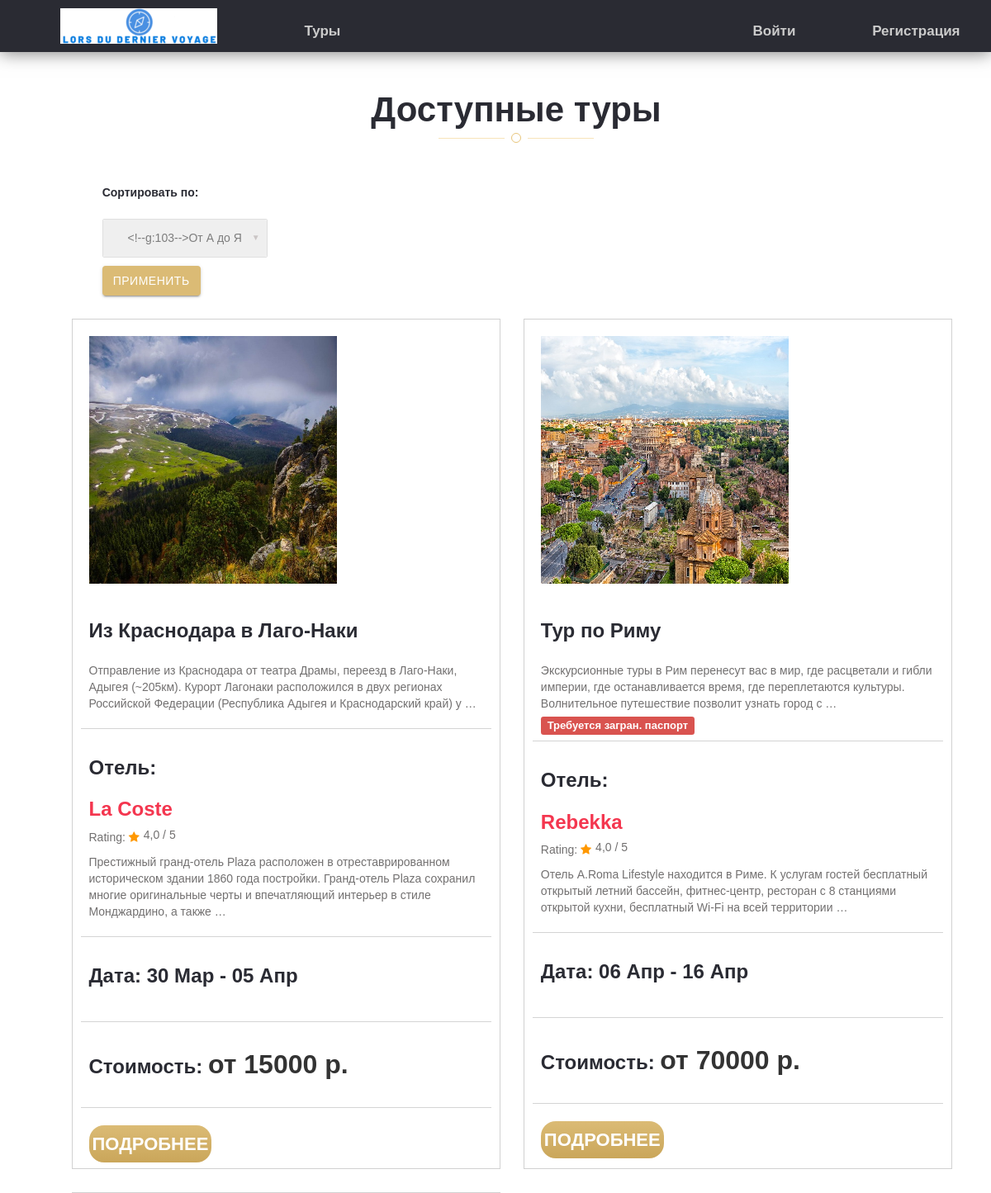
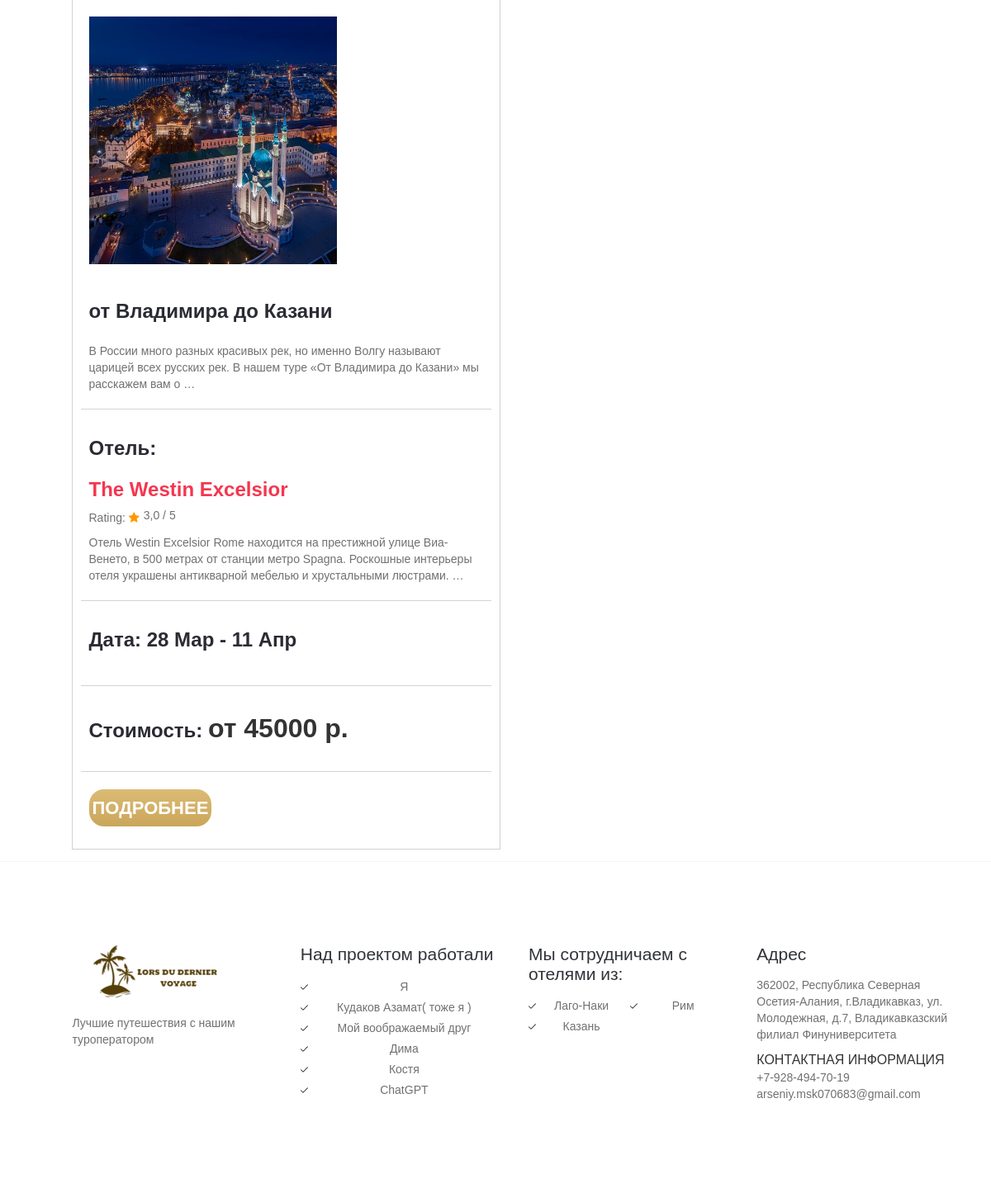
The page /tours/name on the database as committed earlier (2 pictures, top to bottom).
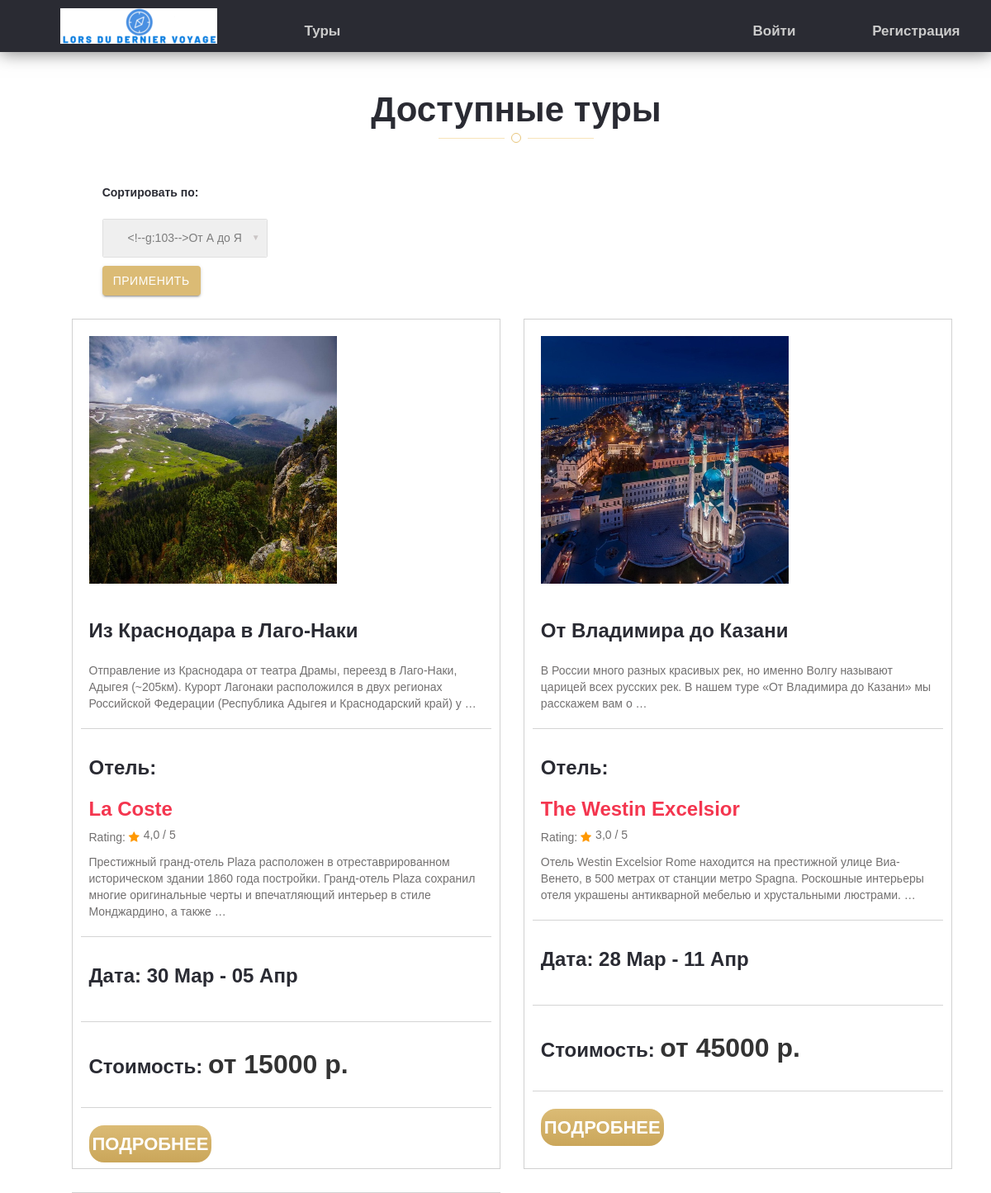
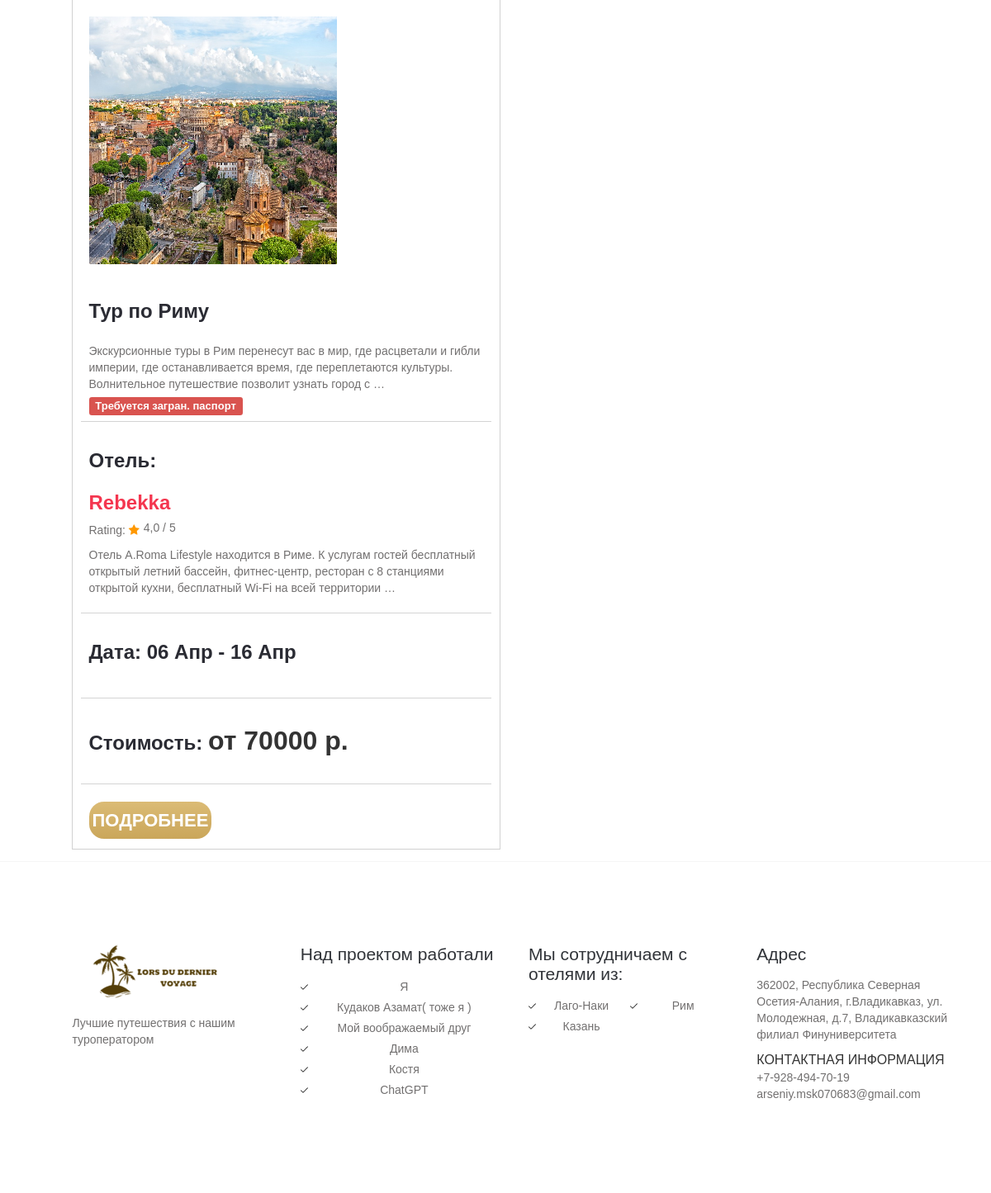
The same page on the database as committed later (2 pictures, top to bottom).
### tours/models.py (models this page shows, shortened)
class Tours(models.Model):
    name = models.CharField(max_length=255, verbose_name='Название')
    slug = models.SlugField(max_length=255, verbose_name='slug')
    description = models.TextField(verbose_name='Описание')
    city = models.CharField(max_length=255, verbose_name='Город/место')
    duration_days = models.IntegerField(verbose_name='длительность (дней)')
    max_adults = models.IntegerField(validators=[min_valid], verbose_name='максимум взрослых')
    max_kids = models.IntegerField(validators=[min_valid], verbose_name='масксимум детей')
    base_price = models.IntegerField(validators=[min_valid], verbose_name='Базовая стоимость')
    need_inter_pass = models.BooleanField(verbose_name='Нужен загранпаспорт')
    transit_in = models.OneToOneField(Transit, on_delete=models.PROTECT, related_name='transit_in_relate', verbose_name='Транспорт туда')
    transit_back = models.OneToOneField(Transit, on_delete=models.PROTECT, related_name='transit_back_relate', verbose_name='Транспорт обратно')
    main_image = models.ImageField(upload_to=tour_main_photo_location, verbose_name='Изображение', blank=True)
    hotel = models.ForeignKey(to=Hotels, on_delete=models.PROTECT, verbose_name='Отель')
    def get_absolute_url(self):
        return reverse('tour_details', kwargs={'tour_slug': self.slug})
    def __str__(self):
        return self.name
    class Meta:
        ordering = ['name']
        verbose_name = 'Тур'
        verbose_name_plural = 'Туры'

class Hotels(models.Model):
    name = models.CharField(max_length=255, verbose_name='Название')
    slug = models.SlugField(max_length=255, verbose_name='slug')
    description = models.TextField(verbose_name='Описание')
    contact_info = models.CharField(max_length=100, verbose_name='Контактная информация')
    city = models.CharField(max_length=50, verbose_name='Город')
    rating = models.FloatField(validators=[min_valid], verbose_name='Рейтинг')
    food = models.CharField(max_length=50, verbose_name='Питание')
    main_image = models.ImageField(upload_to=hotel_main_photo_location, verbose_name='Изображение', blank=True)
    def get_absolute_url(self):
        return reverse('hotel_details', kwargs={'hotel_slug': self.slug})
    class Meta:
        ordering = ['name']
        verbose_name = 'Отель'
        verbose_name_plural = 'Отели'

class Transit(models.Model):
    transit_id = models.CharField(max_length=255, verbose_name='Идентификатор транспорта')
    start_place = models.CharField(max_length=255, verbose_name='Начальная точка')
    end_place = models.CharField(max_length=255, verbose_name='Конечная точка')
    start_datetime = models.DateTimeField(verbose_name='Начальное время')
    end_datetime = models.DateTimeField(verbose_name='Конечное время')
    class Meta:
        verbose_name = 'Транспорт'
        verbose_name_plural = 'Транспорт'

### tours/views.py (the view, shortened to what this page needs)
# urls.py: path('tours/<str:ordering>', ToursView.as_view(), name='tours'),
class ToursView(DataMixin, ListView):
    model = Tours
    template_name = 'tours/tours.html'
    context_object_name = 'tours'
    def get_queryset(self):
        return Tours.objects.all().select_related('hotel').select_related('transit_in').select_related('transit_back')
    def get_context_data(self, *, object_list=None, **kwargs):
        context = super(ToursView, self).get_context_data(**kwargs)
        ord = self.request.GET.get('ordering')
        if not ord:
            ord = 'name'
        dop_context = {
            'title': 'Доступные туры',
            'ordering': ord
        }
        c_def = self.get_user_context(**dop_context)
        context = dict(list(context.items()) + list(c_def.items()))
        return context

### tours/mixin.py (called while the page is built)
    def get_user_context(self, **kwargs):
        context = kwargs
        cities = Hotels.objects.all()[:6]
        context['cities'] = cities
        return context

### tours/templatetags/custom_tags.py (called while the page is built)
@register.filter
def sort_by(queryset, order):
    print(queryset)
    return queryset.order_by(order)

### templates/tours/tours.html (shortened to what this page needs)
{% extends 'tours/base.html' %}
{% load custom_tags %}
{% block content %}
		<div class="inn-body-section pad-bot-70">
			<div class="container">
				<div class="row">
					<div class="page-head">
						<h2>Доступные туры</h2>
						<div class="head-title">
							<div class="hl-1"></div>
							<div class="hl-2"></div>
							<div class="hl-3"></div>
						</div>
					</div>
                <div class="db-left-2">
                    <div class="log-in-pop">
                        <div class="log-in-pop-right">
                            <form class="s12" method="get" >
                                <h5>Сортировать по:</h5>
                                <div class="input-field s12">
                                </div>
                                <div class="input-field s4">
                                    <button type="submit" class="btn waves-effect waves-light">Применить</button>
                                </div>
                            </form>
                        </div>
                    </div>
                </div>
                    {% for tour in tours.all|sort_by:ordering %}
                        <div class="room room-1">
                            <div class="r1 r-com r-com-1 r1-1"><img src="{{ tour.main_image.url }}" alt="" /> </div>
                            <div class="r2 r-com r-com-1">
                                <h3>{{ tour.name }}</h3>
                                <div class="r1-ratt"><p>{{ tour.description|truncatewords:25 }}</p></div>
                                {% if tour.need_inter_pass %}
                                    <span class="label label-danger">Требуется загран. паспорт</span>
                                {% endif %}
                            </div>
                            <div class="r2 r-com r-com-1">
                                <h3>Отель:</h3>
                                <a href="{{ tour.hotel.get_absolute_url }}"><h4>{{ tour.hotel.name }}</h4></a>
                                <div class="r2-ratt"><p>Rating: <i class="fa fa-star"></i> <span>{{ tour.hotel.rating }} / 5 </span></p> </div>
                                <p>{{ tour.hotel.description|truncatewords:25 }}</p>
                            </div>
                            <div class="r3 r-com r-com-1">
                                <h3>Дата: {{ tour.transit_in.start_datetime|date:"d M" }} - {{ tour.transit_back.end_datetime|date:"d M" }}</h3>
                            </div>
                            <div class="r4 r-com r-com-1">
                                <h3>Стоимость: <span class="room-price-1">от {{ tour.base_price }} р.</span> </h3>
                            </div>
                            <div class="r5 r-com r-com-1 r5-1">
                                <a href="{{ tour.get_absolute_url }}" class="inn-room-book">Подробнее</a> </div>
                            </div>
                    {% endfor %}
				</div>
			</div>
        </div>
{% endblock %}

### templates/tours/base.html (shortened to what this page needs)
{% load static %}
<!DOCTYPE html>
<html lang="en">
<head>
	<link rel="stylesheet" href="{% static 'css/font-awesome.min.css' %}">
	<link href="{% static 'css/materialize.css' %}" rel="stylesheet">
	<link href="{% static 'css/style.css' %}" rel="stylesheet">
	<link href="{% static 'css/bootstrap.css' %}" rel="stylesheet" type="text/css" />
</head>
<body>
	<section class="{{ section_type }}">
		<div class="menu-section">
			<div class="container">
				<div class="row">
					<div class="logo">
						<a href="{% url 'index' %}"><img src="{% static 'images/logo3.png' %}" alt="" />
						</a>
					</div>
					<div class="menu-bar">
						<ul class="left">
							<li class="left-li"><a href="{% url 'tours' ordering='name'%}">Туры</a></li>
						</ul>
						<ul style="text-align: right;">
							{% if user.is_authenticated %}
								<li><a href="{% url 'profile' user_id=user.id%}">Мой профиль</a>
								<li><a href="{% url 'logout' %}">Выйти</a></li>
							{% else %}
								<li><a href="{% url 'login' %}">Войти</a></li>
								<li><a href="{% url 'register' %}">Регистрация</a></li>
							{% endif %}
						</ul>
					</div>
				</div>
			</div>
		</div>
        {% block content %}
        {% endblock content %}
	</section>
	<footer class="site-footer clearfix">
	<div class="sidebar-container">
		<div class="sidebar-inner">
			<div class="widget-area clearfix">
				<div class="widget widget_azh_widget">
					<div>
						<div class="container">
							<div class="row">
								<div class="col-sm-12 col-md-3 foot-logo"> <img src="{% static 'images/logo1.png' %}" alt="logo">
									<p class="hasimg">Лучшие путешествия с нашим туроператором</p>
								</div>
								<div class="col-sm-12 col-md-3">
									<h4>Над проектом работали</h4>
									<ul class="one-column">
										<li>Я</li>
										<li>Кудаков Азамат( тоже я )</li>
										<li>Мой воображаемый друг</li>
										<li>Дима</li>
										<li>Костя</li>
                                        <li>ChatGPT</li>
									</ul>
								</div>
								<div class="col-sm-12 col-md-3">
									<h4>Мы сотрудничаем с отелями из:</h4>
									<ul class="two-columns">
										{% for tour in cities %}
											<li><a href="{{ tour.get_absolute_url }}">{{ tour.city }}</a>
											</li>
										{% endfor %}
									</ul>
								</div>
								<div class="col-sm-12 col-md-3">
									<h4>Адрес</h4>
									<p>362002, Республика Северная Осетия-Алания, г.Владикавказ, ул. Молодежная, д.7, Владикавказский филиал Финуниверситета</p>
									<p> <span class="foot-phone">Контактная информация</span> <span>+7-928-494-70-19</span>
									<span>arseniy.msk070683@gmail.com</span> </p>
								</div>
							</div>
						</div>
					</div>
				</div>
			</div>
		</div>
	</div>
</footer>
</body>
</html>

Rows that differ between the two databases and show on the page:
changed Tours "The Westin Excelsior": name "от Владимира до Казани" → "От Владимира до Казани"; moves up the list
